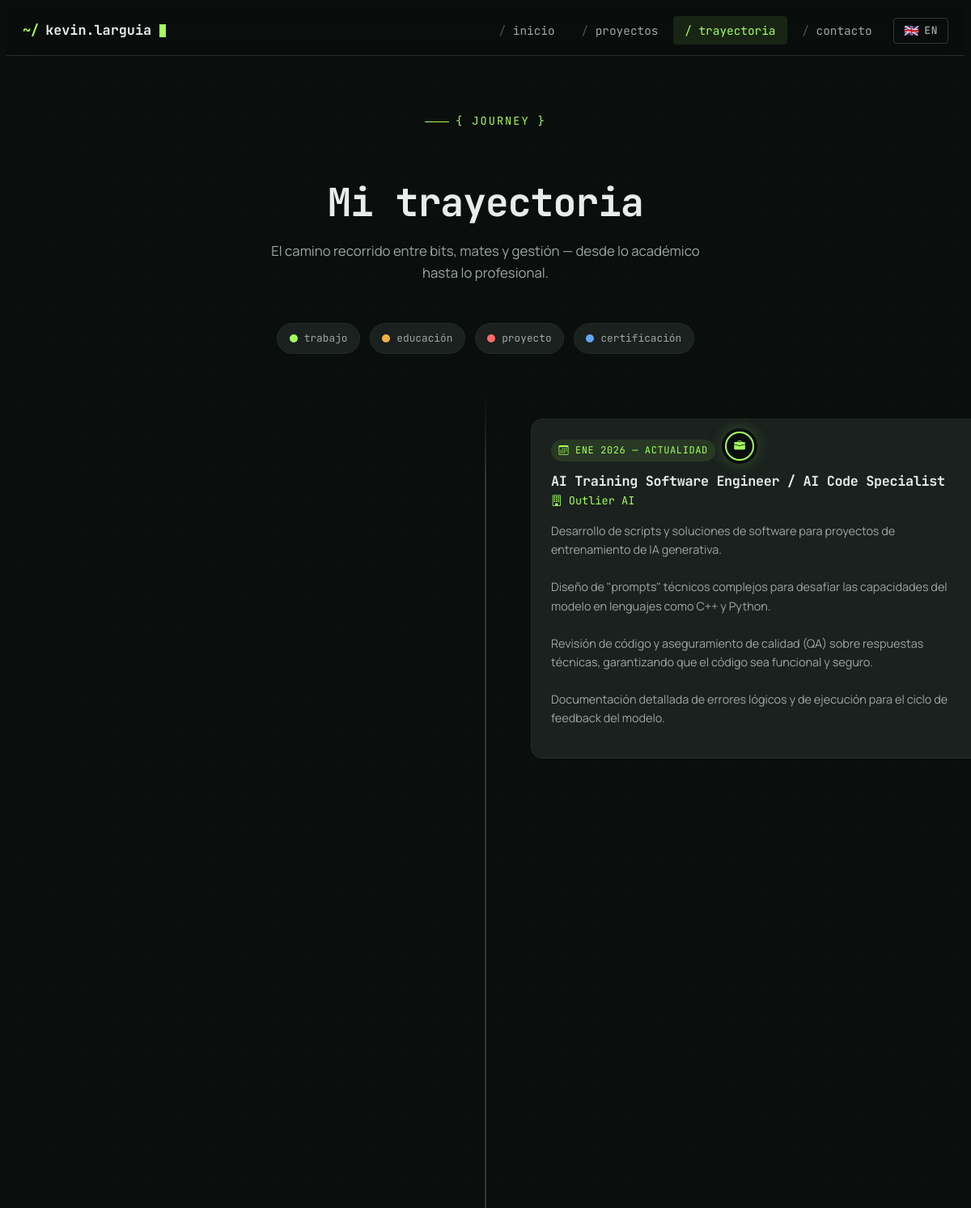
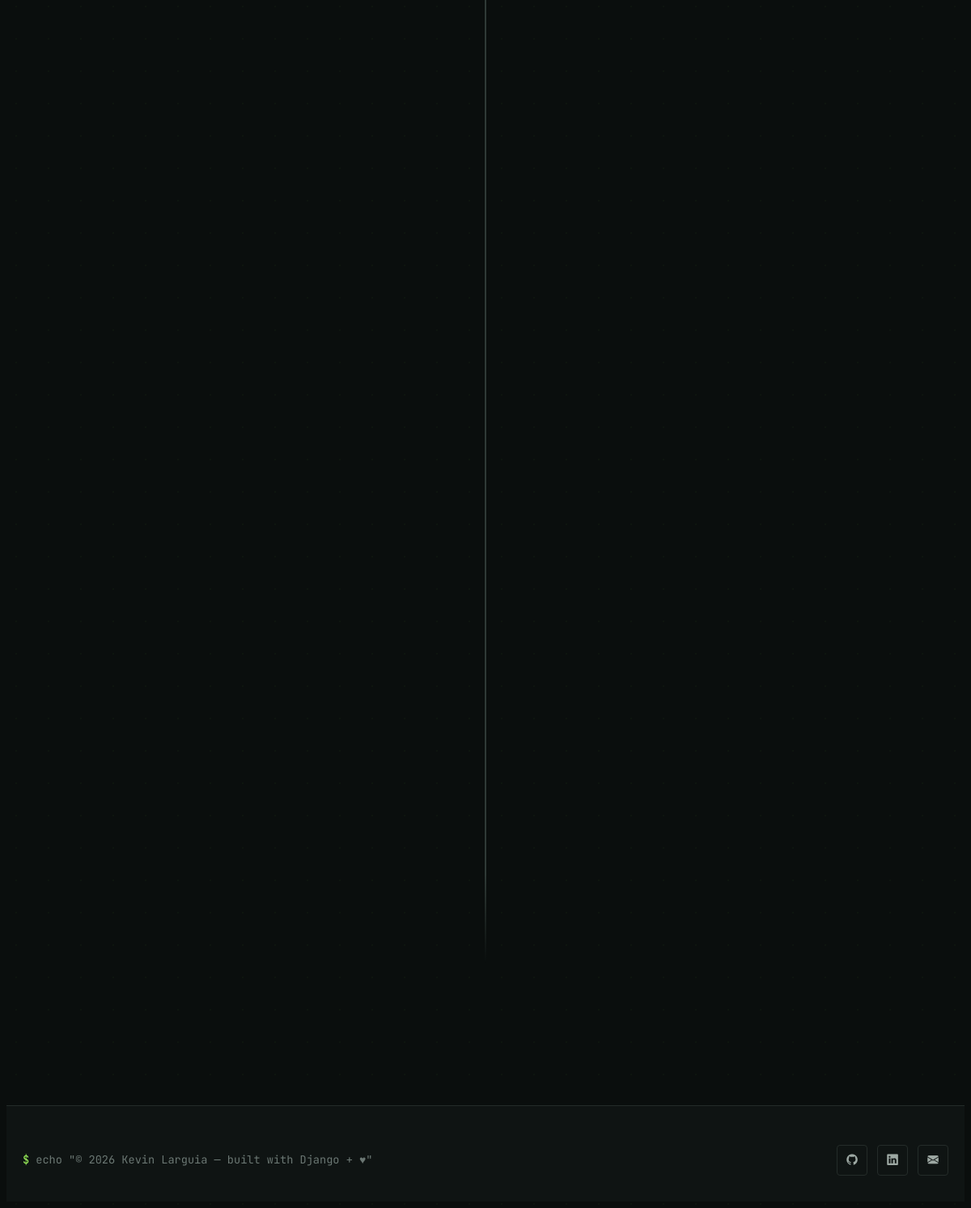
Page /trayectoria/ on the committed database (2 pictures, top to bottom).
### app_portfolio/models.py (models this page shows, shortened)
class Experiencia(models.Model):
    TIPO_CHOICES = [
        ('trabajo', 'Trabajo'),
        ('educacion', 'Educación'),
        ('certificacion', 'Certificación'),
        ('proyecto', 'Proyecto'),
    ]
    empresa = models.CharField(max_length=100, verbose_name="Empresa (ES)")
    empresa_en = models.CharField(max_length=100, blank=True, verbose_name="Empresa (EN)")
    cargo = models.CharField(max_length=100, verbose_name="Cargo (ES)")
    cargo_en = models.CharField(max_length=100, blank=True, verbose_name="Cargo (EN)")
    descripcion = models.TextField(max_length=500, verbose_name="Descripción (ES)")
    descripcion_en = models.TextField(max_length=500, blank=True, verbose_name="Descripción (EN)")
    fecha_inicio = models.DateField()
    fecha_fin = models.DateField(null=True, blank=True)
    tipo = models.CharField(max_length=20, choices=TIPO_CHOICES, default='trabajo')
    class Meta:
        ordering = ['-fecha_inicio']
        verbose_name = "Experiencia"
        verbose_name_plural = "Experiencias"
    def _tr(self, field_es, field_en):
        if get_language() == 'en':
            val = getattr(self, field_en, '')
            return val if val else getattr(self, field_es, '')
        return getattr(self, field_es, '')
    @property
    def cargo_actual(self):
        return self._tr('cargo', 'cargo_en')
    @property
    def empresa_actual(self):
        return self._tr('empresa', 'empresa_en')
    @property
    def descripcion_actual(self):
        return self._tr('descripcion', 'descripcion_en')

### app_portfolio/views.py (the view)
# urls.py: path('trayectoria/', views.trayectoria, name='trayectoria'),
def trayectoria(request):
    mis_experiencias = Experiencia.objects.all().order_by('-fecha_inicio')
    return render(request, 'trayectoria.html', {'experiencias': mis_experiencias})

### app_portfolio/templates/trayectoria.html (shortened to what this page needs)
{% extends 'base.html' %}
{% load i18n %}
{% block content %}
<section style="padding-top: 4rem;">
    <div class="container">
        <div class="reveal text-center" style="max-width: 700px; margin: 0 auto 3rem;">
            <span class="section-label" style="justify-content: center;">{ journey }</span>
            <h1 class="section-title" style="font-size: clamp(2rem, 4vw, 3rem);">{% trans 'Mi trayectoria' %}</h1>
            <p class="section-subtitle" style="margin-left: auto; margin-right: auto; margin-bottom: 0;">
                {% trans 'El camino recorrido entre bits, mates y gestión — desde lo académico hasta lo profesional.' %}
            </p>
        </div>
        <div class="timeline-type-legend reveal">
            <span class="legend-item">
                <span class="swatch" style="background: var(--accent);"></span> {% trans 'trabajo' %}
            </span>
            <span class="legend-item">
                <span class="swatch" style="background: var(--amber);"></span> {% trans 'educación' %}
            </span>
            <span class="legend-item">
                <span class="swatch" style="background: var(--coral);"></span> {% trans 'proyecto' %}
            </span>
            <span class="legend-item">
                <span class="swatch" style="background: #60a5fa;"></span> {% trans 'certificación' %}
            </span>
        </div>
        <div class="timeline-container">
            <div class="timeline-line"></div>
            {% for exp in experiencias %}
            <div class="timeline-entry reveal">
                <div class="timeline-node {{ exp.tipo }}">
                    {% if exp.tipo == 'educacion' %}
                        <i class="bi bi-mortarboard-fill"></i>
                    {% elif exp.tipo == 'proyecto' %}
                        <i class="bi bi-rocket-takeoff-fill"></i>
                    {% elif exp.tipo == 'certificacion' %}
                        <i class="bi bi-patch-check-fill"></i>
                    {% else %}
                        <i class="bi bi-briefcase-fill"></i>
                    {% endif %}
                </div>
                <div class="timeline-card">
                    <span class="timeline-date">
                        <i class="bi bi-calendar3"></i>
                        {{ exp.fecha_inicio|date:"M Y" }}
                        {% if exp.fecha_fin %}
                            — {{ exp.fecha_fin|date:"M Y" }}
                        {% else %}
                            — {% trans 'Actualidad' %}
                        {% endif %}
                    </span>
                    <h4>{{ exp.cargo_actual }}</h4>
                    <div class="company">
                        <i class="bi bi-building"></i> {{ exp.empresa_actual }}
                    </div>
                    <p class="description">{{ exp.descripcion_actual|linebreaksbr }}</p>
                </div>
            </div>
            {% empty %}
            <div class="empty-state">
                <i class="bi bi-calendar-x"></i>
                <h3>{% trans 'Todavía no hay experiencias cargadas' %}</h3>
                <p>{% trans 'Volvé pronto — esta sección se actualiza seguido.' %}</p>
            </div>
            {% endfor %}
        </div>
    </div>
</section>
{% endblock %}

### app_portfolio/templates/base.html (shortened to what this page needs)
{% load static i18n %}<!DOCTYPE html>
<html lang="{{ LANGUAGE_CODE|default:'es' }}">
<head>
    <link rel="stylesheet" href="https://cdn.jsdelivr.net/npm/bootstrap-icons@1.11.0/font/bootstrap-icons.css">
    <link rel="stylesheet" href="{% static 'css/main.css' %}">
</head>
<body>
    <nav class="nav-terminal">
        <div class="container">
            <a class="nav-brand" href="{% url 'home' %}">
                <span class="prompt">~/</span>kevin.larguia<span class="cursor"></span>
            </a>
            <ul class="nav-links">
                <li><a href="{% url 'home' %}">{% trans 'inicio' %}</a></li>
                <li><a href="{% url 'proyectos' %}">{% trans 'proyectos' %}</a></li>
                <li><a href="{% url 'trayectoria' %}">{% trans 'trayectoria' %}</a></li>
                <li><a href="{% url 'contacto' %}">{% trans 'contacto' %}</a></li>
                <li class="lang-toggle-wrapper">
                    <form action="{% url 'set_language' %}" method="post" class="lang-form">
                        {% get_current_language as CUR_LANG %}
                        {% if CUR_LANG == 'en' %}
                            <button type="submit" name="language" value="es" class="lang-toggle" aria-label="Cambiar a español" title="Cambiar a español">
                                <span class="flag">🇦🇷</span>
                                <span class="code">ES</span>
                            </button>
                        {% else %}
                            <button type="submit" name="language" value="en" class="lang-toggle" aria-label="Switch to English" title="Switch to English">
                                <span class="flag">🇬🇧</span>
                                <span class="code">EN</span>
                            </button>
                        {% endif %}
                    </form>
                </li>
            </ul>
        </div>
    </nav>
    <main>
        {% block content %}{% endblock %}
    </main>
    <footer class="footer-terminal">
        <div class="container">
            <div>
                <span class="text-accent">$</span> echo "© 2026 Kevin Larguia — {% trans 'built with Django + ♥' %}"
            </div>
            <div class="footer-socials">
                <a href="https://github.com/KevinLarguia" target="_blank" rel="noopener" aria-label="GitHub">
                    <i class="bi bi-github"></i>
                </a>
                <a href="https://www.linkedin.com/in/kevin-larguia-42641638b/" target="_blank" rel="noopener" aria-label="LinkedIn">
                    <i class="bi bi-linkedin"></i>
                </a>
                <a href="mailto:larguiakevin@gmail.com" aria-label="Email">
                    <i class="bi bi-envelope-fill"></i>
                </a>
            </div>
        </div>
    </footer>
</body>
</html>

### rows in the picture
Experiencia: tipo "trabajo" (drawn), fecha_inicio "ENE 2026", cargo_actual "AI Training Software Engineer / AI Code Specialist", empresa_actual "Outlier AI", descripcion_actual "Desarrollo de scripts y soluciones de software para proyectos de entrenamiento de IA generativa. Diseño de \"prompts\" técnicos complejos para desafiar las capacidades del modelo en lenguajes como C++ y Python. Revisión de código y aseguramiento de calidad (QA) sobre respuestas técnicas, garantizando que el código sea funcional y seguro. Documentación detallada de errores lógicos y de ejecución para el ciclo de feedback del modelo."
